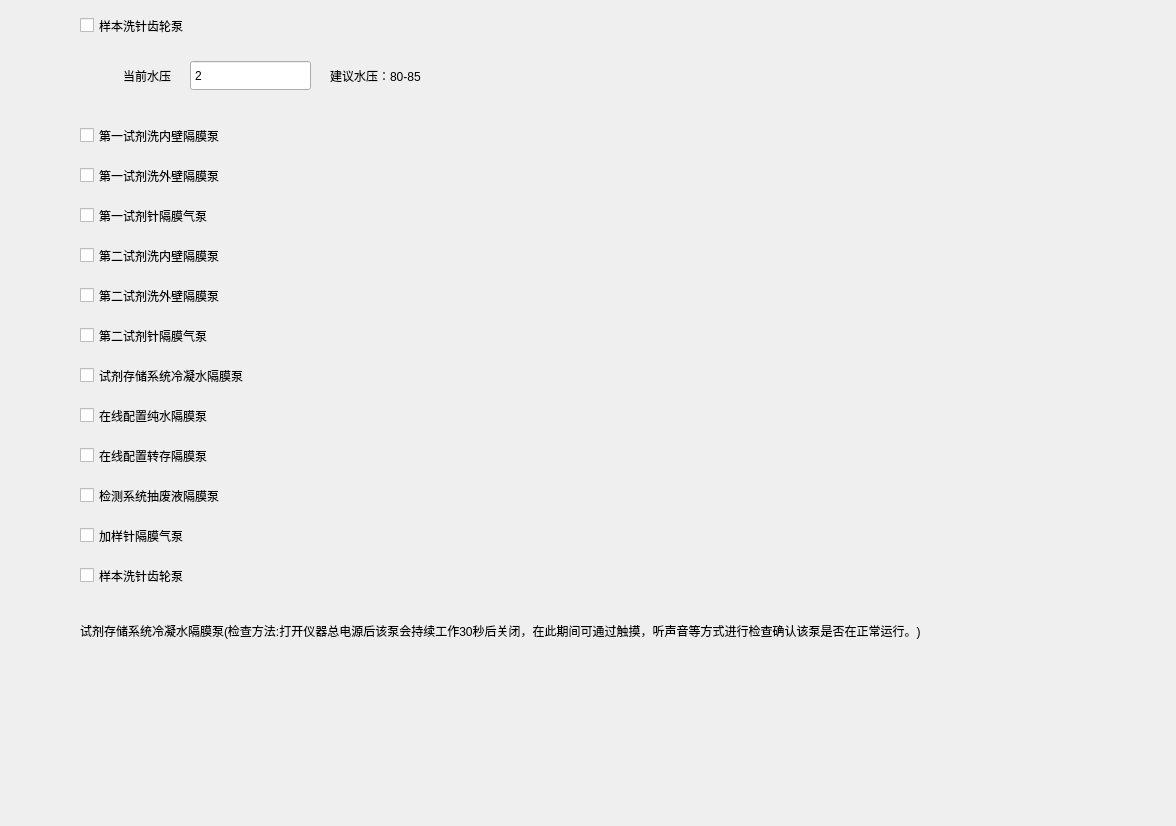
<?xml version="1.0" encoding="UTF-8"?>
<ui version="4.0">
 <class>ImPumpModuleWgt</class>
 <widget class="QWidget" name="ImPumpModuleWgt">
  <property name="geometry">
   <rect>
    <x>0</x>
    <y>0</y>
    <width>1176</width>
    <height>826</height>
   </rect>
  </property>
  <property name="windowTitle">
   <string notr="true">ImPumpModuleWgt</string>
  </property>
  <property name="styleSheet">
   <string notr="true"/>
  </property>
  <widget class="QCheckBox" name="MembraneCB">
   <property name="geometry">
    <rect>
     <x>80</x>
     <y>120</y>
     <width>600</width>
     <height>31</height>
    </rect>
   </property>
   <property name="text">
    <string notr="true">第一试剂洗内壁隔膜泵</string>
   </property>
   <property name="checks" stdset="0">
    <string>push</string>
   </property>
  </widget>
  <widget class="QCheckBox" name="GearRackCB">
   <property name="geometry">
    <rect>
     <x>80</x>
     <y>10</y>
     <width>600</width>
     <height>31</height>
    </rect>
   </property>
   <property name="text">
    <string notr="true">样本洗针齿轮泵</string>
   </property>
   <property name="checks" stdset="0">
    <string>push</string>
   </property>
  </widget>
  <widget class="QLabel" name="CurWaterPressureLab">
   <property name="geometry">
    <rect>
     <x>90</x>
     <y>60</y>
     <width>81</width>
     <height>31</height>
    </rect>
   </property>
   <property name="text">
    <string>当前水压</string>
   </property>
   <property name="alignment">
    <set>Qt::AlignRight|Qt::AlignTrailing|Qt::AlignVCenter</set>
   </property>
  </widget>
  <widget class="QLabel" name="AddressWaterPressureLab">
   <property name="geometry">
    <rect>
     <x>330</x>
     <y>60</y>
     <width>391</width>
     <height>31</height>
    </rect>
   </property>
   <property name="text">
    <string>建议水压：80-85</string>
   </property>
  </widget>
  <widget class="QSpinBox" name="CurWaterPressureSp">
   <property name="geometry">
    <rect>
     <x>190</x>
     <y>60</y>
     <width>121</width>
     <height>31</height>
    </rect>
   </property>
   <property name="readOnly">
    <bool>true</bool>
   </property>
   <property name="buttonSymbols">
    <enum>QAbstractSpinBox::NoButtons</enum>
   </property>
   <property name="minimum">
    <number>1</number>
   </property>
   <property name="maximum">
    <number>999999</number>
   </property>
   <property name="value">
    <number>2</number>
   </property>
  </widget>
  <widget class="QCheckBox" name="MembraneCB_2">
   <property name="geometry">
    <rect>
     <x>80</x>
     <y>160</y>
     <width>600</width>
     <height>31</height>
    </rect>
   </property>
   <property name="text">
    <string notr="true">第一试剂洗外壁隔膜泵</string>
   </property>
   <property name="checks" stdset="0">
    <string>push</string>
   </property>
  </widget>
  <widget class="QCheckBox" name="MembraneCB_3">
   <property name="geometry">
    <rect>
     <x>80</x>
     <y>240</y>
     <width>600</width>
     <height>31</height>
    </rect>
   </property>
   <property name="text">
    <string notr="true">第二试剂洗内壁隔膜泵</string>
   </property>
   <property name="checks" stdset="0">
    <string>push</string>
   </property>
  </widget>
  <widget class="QCheckBox" name="MembraneCB_4">
   <property name="geometry">
    <rect>
     <x>80</x>
     <y>280</y>
     <width>600</width>
     <height>31</height>
    </rect>
   </property>
   <property name="text">
    <string notr="true">第二试剂洗外壁隔膜泵</string>
   </property>
   <property name="checks" stdset="0">
    <string>push</string>
   </property>
  </widget>
  <widget class="QCheckBox" name="MembraneCB_5">
   <property name="geometry">
    <rect>
     <x>80</x>
     <y>400</y>
     <width>600</width>
     <height>31</height>
    </rect>
   </property>
   <property name="text">
    <string notr="true">在线配置纯水隔膜泵</string>
   </property>
   <property name="checks" stdset="0">
    <string>push</string>
   </property>
  </widget>
  <widget class="QCheckBox" name="MembraneCB_6">
   <property name="geometry">
    <rect>
     <x>80</x>
     <y>440</y>
     <width>600</width>
     <height>31</height>
    </rect>
   </property>
   <property name="text">
    <string notr="true">在线配置转存隔膜泵</string>
   </property>
   <property name="checks" stdset="0">
    <string>push</string>
   </property>
  </widget>
  <widget class="QCheckBox" name="MembraneCB_7">
   <property name="geometry">
    <rect>
     <x>80</x>
     <y>480</y>
     <width>600</width>
     <height>31</height>
    </rect>
   </property>
   <property name="text">
    <string notr="true">检测系统抽废液隔膜泵</string>
   </property>
   <property name="checks" stdset="0">
    <string>push</string>
   </property>
  </widget>
  <widget class="QLabel" name="MembraneCBLab">
   <property name="geometry">
    <rect>
     <x>80</x>
     <y>600</y>
     <width>1031</width>
     <height>61</height>
    </rect>
   </property>
   <property name="sizePolicy">
    <sizepolicy hsizetype="Expanding" vsizetype="Preferred">
     <horstretch>0</horstretch>
     <verstretch>0</verstretch>
    </sizepolicy>
   </property>
   <property name="text">
    <string>试剂存储系统冷凝水隔膜泵(检查方法:打开仪器总电源后该泵会持续工作30秒后关闭，在此期间可通过触摸，听声音等方式进行检查确认该泵是否在正常运行。)</string>
   </property>
   <property name="alignment">
    <set>Qt::AlignLeading|Qt::AlignLeft|Qt::AlignVCenter</set>
   </property>
   <property name="wordWrap">
    <bool>true</bool>
   </property>
  </widget>
  <widget class="QCheckBox" name="MembraneCB_8">
   <property name="geometry">
    <rect>
     <x>80</x>
     <y>200</y>
     <width>600</width>
     <height>31</height>
    </rect>
   </property>
   <property name="text">
    <string notr="true">第一试剂针隔膜气泵</string>
   </property>
   <property name="checks" stdset="0">
    <string>push</string>
   </property>
  </widget>
  <widget class="QCheckBox" name="MembraneCB_9">
   <property name="geometry">
    <rect>
     <x>80</x>
     <y>320</y>
     <width>600</width>
     <height>31</height>
    </rect>
   </property>
   <property name="text">
    <string notr="true">第二试剂针隔膜气泵</string>
   </property>
   <property name="checks" stdset="0">
    <string>push</string>
   </property>
  </widget>
  <widget class="QCheckBox" name="MembraneCB_10">
   <property name="geometry">
    <rect>
     <x>80</x>
     <y>360</y>
     <width>600</width>
     <height>31</height>
    </rect>
   </property>
   <property name="text">
    <string notr="true">试剂存储系统冷凝水隔膜泵</string>
   </property>
   <property name="checks" stdset="0">
    <string>push</string>
   </property>
  </widget>
  <widget class="QCheckBox" name="MembraneCB_11">
   <property name="geometry">
    <rect>
     <x>80</x>
     <y>520</y>
     <width>600</width>
     <height>31</height>
    </rect>
   </property>
   <property name="text">
    <string notr="true">加样针隔膜气泵</string>
   </property>
   <property name="checks" stdset="0">
    <string>push</string>
   </property>
  </widget>
  <widget class="QCheckBox" name="MembraneCB_12">
   <property name="geometry">
    <rect>
     <x>80</x>
     <y>560</y>
     <width>600</width>
     <height>31</height>
    </rect>
   </property>
   <property name="text">
    <string notr="true">样本洗针齿轮泵</string>
   </property>
   <property name="checks" stdset="0">
    <string>push</string>
   </property>
  </widget>
 </widget>
 <resources/>
 <connections/>
</ui>
